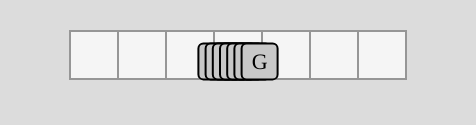
Frame 1 (no input)
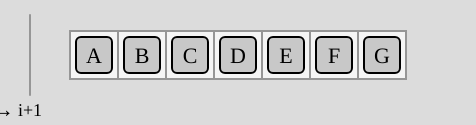
Frame 60 (no input)
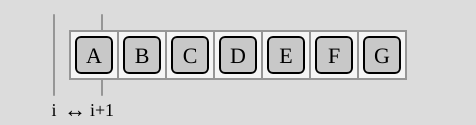
Frame 120 (the mouse pressed at the canvas centre since frame 60)

The p5.js sketch that drew these frames (run headless with seeded random() and noise() and a simulated clock; from frame 60 on, the mouse is pressed at the canvas centre):

// p5.js sketch
// ── sketch.js
function setup() {
  rectMode(CENTER);
  textAlign(CENTER, CENTER);

  textFont('Consolas');
  noSmooth();
  createCanvas(476, 125);


  document.oncontextmenu = function() {
    return false;
  }

  lineSpeed = 1.2;


  lineX = -90;
  b = createButton("Switch Direction ");
  b.mousePressed(() => {
    lineSpeed *=-1;
  });

  b.style('margin-top', '3px');
  init();

}

function init() {

  tiles = [];
  for (let i = 0; i < 7; i++) {
    let t;
    tiles.push(t = new Tile(char(65 + i)));
    t.loc = t.dest
  }

  gridLocs = [];
  setColors();
  //tiles = shuffle(tiles);
  for (let i = 0; i < tiles.length; i++) {
    let d;
    gridLocs.push(d = new p5.Vector(i * 48 + 24 + 70, 55, 20));
    tiles[i].loc = createVector(width / 2, height / 2);
    tiles[i].dest = d;

  }
}


let mini = 900;

function draw() {
  background(220);
  moveTiles();
  moveLine();


  drawLine();
  drawGrid();
  drawTiles();

  // noLoop();
}

function setDestinations() {
  for (let i = 0; i < gridLocs.length; i++) {
    tiles[i].dest = gridLocs[i];
  }


}


function moveLine() {
  lineX += lineSpeed;
  lineX2 = lineX + 48;
  //lineX2%=width

  for (let i = 0; i < gridLocs.length; i++) {
    let l = gridLocs[i];




if (i<gridLocs.length-1 && abs(lineX - l.x) <abs( lineSpeed/2 )) {
      let hodor = tiles[i+1];
      tiles[i+1] = tiles[i];
      tiles[i] = hodor;
      setDestinations()   
    }

    if (lineX < -100) {
      //init();
      lineX = width + 50

    }
    if (lineX > width + 100) {
      //init();
      lineX = -100
    }
  }
}

function drawTiles() {
  for (let t of tiles) {
    t.paint();
  }
}

function drawLine() {
  textSize(18);
  let y = 95;
  stroke(150);
  line(lineX, 15, lineX, y);
  line(lineX2, 15, lineX2, y);

  noStroke();
  text('i', lineX, y + 16)
  textSize(22);
  text('↔', (lineX + 21) , y + 16)
  textSize(18);
  text('i+1', lineX2, y + 16)

}

function setColors() {
  for (let i = 0; i < tiles.length; i++) {
    tiles[i].color = color('hsb(' + int(i / tiles.length * 360) + ',70%,90%)');
    tiles[i].color = color(200);
  }
}

function moveTiles() {
  for (let t of tiles) {
    t.move();
  }
}



function keyPressed() {





}



function mousePressed() {



}




function drawGrid() {

  strokeWeight(2);
  stroke(150);
  for (let i = 0; i < gridLocs.length; i++) {
    if (i != focus)
      fill(245);
    else
      fill(200);
    let loc = gridLocs[i];
    rect(loc.x, loc.y, 48, 48);

  }

}

function mouseDragged() {

}

function mouseReleased() {



}






function inOrder() {

  for (let i = 0; i < tiles.length - 1; i++) {

    if (tiles[i].value > tiles[i + 1].value)
      return false;
  }
  return true;
}
// ── tile.js
function Tile(val) {

  this.loc = new p5.Vector(width / 2, height / 2);
  this.dest = new p5.Vector(100, 100);
  this.value = val;
  this.onArrival = undefined;
  this.color = -1;
  this.showVal = true;
  
  this.border = color(0);
  



  this.paint = () => {
    strokeWeight(2);
    stroke(this.border);

    if (this.color!=-1) {
    //  colorMode(HSB);
      fill(this.color);
    //  colorMode(RGB);
    } else {
      fill(255);
    }
    rect(this.loc.x, this.loc.y, 36,36,5);

    fill(0);
    // if (this.color!=-1 ){
    //   colorMode(HSB);
    //   fill(this.color, 255, 255);
    //   colorMode(RGB);
    // }
noStroke();
   // fill(255-red(this.color),255-green(this.color),255-blue(this.color))
    textSize(22);
if(this.showVal)
    text(this.value, this.loc.x, this.loc.y + 2)
  }



  this.move = () => {


    if (this.dest != undefined) {
      this.loc = p5.Vector.lerp(this.loc, this.dest, 0.15);

      if (this.loc.dist(this.dest) < 1) {
        this.loc = this.dest;
        this.dest = undefined;

        if (this.onArrival) {
          this.onArrival();
          this.onArrival = undefined;

        }

      }
    }


  }

  this.contains = (x, y) => {
    return x > this.loc.x - 18 && x < this.loc.x + 18 && y > this.loc.y - 18 && y < this.loc.y + 18;


  }

  this.isMoving = () => {
    return this.dest != undefined;
  }


}
